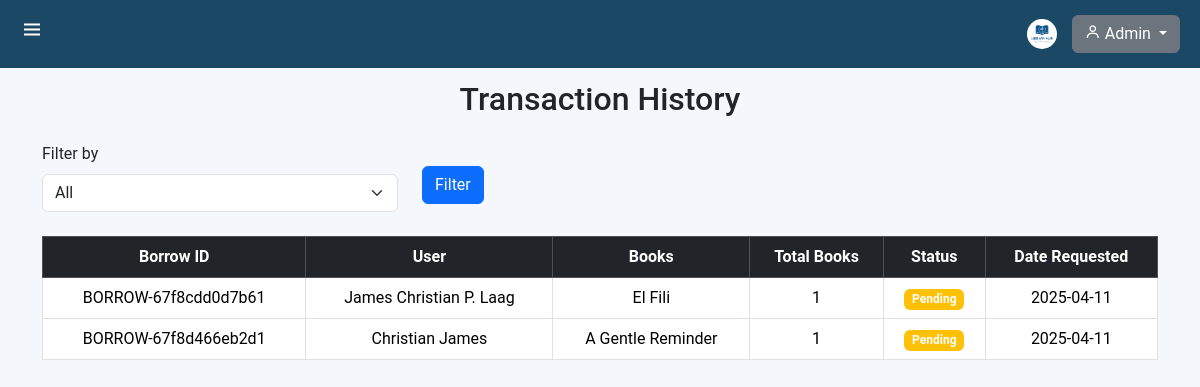
/transaction_history.php (signed in), run on the app's committed database.
### tables this page shows
CREATE TABLE `user_borrowed` (
  `id` int(11) NOT NULL,
  `borrow_id` varchar(50) NOT NULL,
  `user_id` int(11) NOT NULL,
  `name` varchar(100) NOT NULL,
  `number` varchar(15) NOT NULL,
  `email` varchar(100) NOT NULL,
  `address` text NOT NULL,
  `total_books` int(11) NOT NULL,
  `book_names` text NOT NULL,
  `date_placed` date NOT NULL,
  `status` enum('Pending','Approved','Declined') NOT NULL DEFAULT 'Pending'
);

CREATE TABLE `users` (
  `user_id` int(11) NOT NULL,
  `username` varchar(50) NOT NULL,
  `password` varchar(255) NOT NULL,
  `full_name` varchar(100) NOT NULL,
  `email` varchar(100) NOT NULL,
  `created_at` timestamp NOT NULL DEFAULT current_timestamp(),
  `role` enum('admin','user') NOT NULL DEFAULT 'user',
  `phone_number` varchar(15) NOT NULL,
  `address` text NOT NULL,
  `age` int(11) NOT NULL,
  `valid_id` varchar(255) NOT NULL,
  `status` enum('not-verified','verified') DEFAULT 'not-verified',
  `last_login` timestamp NOT NULL DEFAULT current_timestamp(),
  `reservation_history` text DEFAULT NULL,
  `updated_at` timestamp NOT NULL DEFAULT current_timestamp() ON UPDATE current_timestamp(),
  `is_verified` tinyint(1) DEFAULT 0,
  `id_type` varchar(255) NOT NULL,
  `first_login` tinyint(1) DEFAULT 1
);

### transaction_history.php (the view, shortened to what this page needs)
<?php
include 'config.php';
$filter = isset($_GET['filter']) ? $_GET['filter'] : 'all';
$query = "SELECT * FROM user_borrowed";
$query .= " ORDER BY date_placed DESC";
$result = mysqli_query($conn, $query);
?>
<!DOCTYPE html>
<html lang="en">
<head>
  <link href="https://cdn.jsdelivr.net/npm/bootstrap@5.3.2/dist/css/bootstrap.min.css" rel="stylesheet">
  <link href="https://unpkg.com/boxicons@2.1.4/css/boxicons.min.css" rel="stylesheet">
  <link rel="stylesheet" href="styles/sidebar_styles.css">
</head>
<body>
<?php include 'admin_sidebar.php'; ?>
<?php include 'admin_header.php'; ?>
<div class="container mt-5 mb-5">
  <h2 class="mb-4 text-center" style="margin-top: 80px;">Transaction History</h2>
  <form method="GET" action="transaction_history.php" class="mb-4">
    <div class="row">
      <div class="col-md-4">
        <label for="filter" class="form-label">Filter by</label>
        <select name="filter" id="filter" class="form-select">
        <option value="all" <?php echo ($filter === 'all') ? 'selected' : ''; ?>>All</option>
      </select>
      </div>
      <div class="col-md-4">
        <button type="submit" class="btn btn-primary mt-4">Filter</button>
      </div>
    </div>
  </form>
  <?php if (mysqli_num_rows($result) > 0): ?>
    <table class="table table-bordered table-hover">
      <thead class="table-dark">
        <tr>
          <th>Borrow ID</th>
          <th>User</th>
          <th>Books</th>
          <th>Total Books</th>
          <th>Status</th>
          <th>Date Requested</th>
        </tr>
      </thead>
      <tbody>
        <?php while ($row = mysqli_fetch_assoc($result)): ?>
          <tr>
            <td><?php echo htmlspecialchars($row['borrow_id']); ?></td>
            <td>
              <?php
                $user_id = $row['user_id'];
                $user_query = mysqli_query($conn, "SELECT full_name FROM users WHERE user_id = '$user_id'");
                $user = mysqli_fetch_assoc($user_query);
                echo htmlspecialchars($user['full_name']);
              ?>
            </td>
            <td><?php echo htmlspecialchars($row['book_names']); ?></td>
            <td><?php echo htmlspecialchars($row['total_books']); ?></td>
            <td>
            <?php
              $status = $row['status'];
              $badge = match ($status) {
                  'Pending' => 'warning',
                  'Approved' => 'primary',
                  'Collected' => 'success',
                  'Declined' => 'danger',
                  'Reserved' => 'info',
                  'Returned' => 'secondary',
                  default => 'light'
              };
            ?>
            <span class="badge bg-<?php echo $badge; ?>"><?php echo $status; ?></span>
            </td>
            <td><?php echo htmlspecialchars($row['date_placed']); ?></td>
          </tr>
        <?php endwhile; ?>
      </tbody>
    </table>
  <?php else: ?>
    <div class="alert alert-info">No transactions found.</div>
  <?php endif; ?>
</div>
</body>
</html>

### transaction_history.php (style rules this page uses)
table th, table td { text-align: center; }

### admin_sidebar.php (style rules this page uses)
body { margin: 0; font-family: 'Roboto', sans-serif; background-color: #f4f7fc; height: 100vh; overflow: hidden; }

### admin_header.php (style rules this page uses)
body { margin: 0; font-family: 'Roboto', sans-serif; background-color: #f4f7fc; }

### data on the page
user_borrowed: borrow "BORROW-67f8cdd0d7b61", user.full_name "James Christian P. Laag", book_names "El Fili", total_books "1", status "Pending", date_placed "2025-04-11"
user_borrowed: borrow "BORROW-67f8d466eb2d1", user.full_name "Christian James", book_names "A Gentle Reminder", total_books "1", status "Pending", date_placed "2025-04-11"
